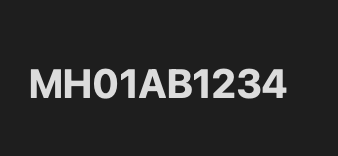
#> input picture plate.png, 338 x 156 px, given in place of the camera
$ python toll_gate.py
#> lines starting #> are read from the running program, lines starting #| are printed output that depends on the picture; after the words box and inside, x2 and y2 are one past the last pixel; in counts of white or black regions, pixels touching at a corner belong together
import cv2
import pytesseract
import time
import re
import os
import subprocess
import numpy as np
import platform

# ----------------------------
# PREDEFINED DATABASES
# ----------------------------

VALID_LICENSE = {
    "MH44AB4444", "DL55CD5555", "KA66EF6666",
    "TN77GH7777", "WB88JK8888", "UP44CR4444",
    "BR55MD5555", "MP66KG6666", "RJ77PN7777",
}

CRIMINAL_RECORDS = {"KA66EF6666", "UP44CR4444", "RJ77PN7777"}
TRAFFIC_VIOLATIONS = {"TN77GH7777", "BR55MD5555", "RJ77PN7777"}
INSURANCE_EXPIRED = {"WB88JK8888", "BR55MD5555", "MP66KG6666"}
PUC_INVALID = {"MP66KG6666"}
ACCIDENT_RECORDS = {"UP44CR4444", "RJ77PN7777"}

# ----------------------------
# DASHBOARD STATE
# ----------------------------

stats = {"total": 0, "approved": 0, "rejected": 0}

dashboard = {
    "plate": "-",
    "status": "-",
    "gate": "CLOSED"
}

# ----------------------------
# OS-DEPENDENT SOUND
# ----------------------------

OS_NAME = platform.system()

# [16 lines left out: function play_sound_async, not called in this run]

# ----------------------------
# CAMERA AUTO-DETECTION
# ----------------------------

def detect_cameras(max_index=5):
    cams = []
    for i in range(max_index):
        cap = cv2.VideoCapture(i)
        if cap.isOpened():
            cams.append(i)
            cap.release()
    return cams

AVAILABLE_CAMERAS = detect_cameras()
if not AVAILABLE_CAMERAS:
    print("❌ No cameras detected")
    exit()

current_camera_index = AVAILABLE_CAMERAS[0]
cap = cv2.VideoCapture(current_camera_index)

# [32 lines left out: functions switch_camera, check_vehicle, not called in this run]

def is_valid_plate(text):
    return re.match(r"^[A-Z]{2}[0-9]{2}[A-Z]{2}[0-9]{4}$", text) is not None

# ----------------------------
# TEXT WRAPPING (KEY FIX)
# ----------------------------

# [16 lines left out: function draw_wrapped_text, not called in this run]

# ----------------------------
# DASHBOARD (RIGHT PANEL)
# ----------------------------

DASHBOARD_WIDTH = 360

# [43 lines left out: function draw_dashboard, not called in this run]

# ----------------------------
# MAIN LOOP
# ----------------------------

last_plate = ""
last_time = 0
COOLDOWN_SECONDS = 3

while True:
    ret, frame = cap.read()
#> frame is the input picture: shape (156, 338, 3); min 30, max 220, mean 44
    if not ret:
        break

    h, w, _ = frame.shape
#> h = 156; w = 338
    canvas = np.zeros((h, w + DASHBOARD_WIDTH, 3), dtype=np.uint8)
    canvas[:, :w] = frame
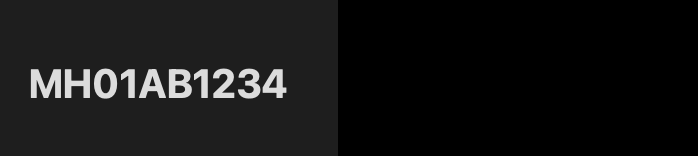
#> canvas: shape (156, 698, 3); min 0, max 220, mean 21.3

    x1, y1 = int(w * 0.25), int(h * 0.35)
#> x1 = 84; y1 = 54
    x2, y2 = int(w * 0.75), int(h * 0.65)
#> x2 = 253; y2 = 101
    roi = frame[y1:y2, x1:x2]
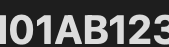
#> roi: shape (47, 169, 3); min 30, max 220, mean 90

    resized = cv2.resize(roi, None, fx=2.5, fy=2.5, interpolation=cv2.INTER_CUBIC)
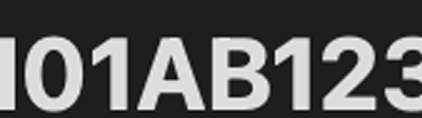
#> resized: shape (118, 422, 3); min 0, max 255, mean 89.7
    gray = cv2.cvtColor(resized, cv2.COLOR_BGR2GRAY)
    _, thresh = cv2.threshold(gray, 150, 255, cv2.THRESH_BINARY)
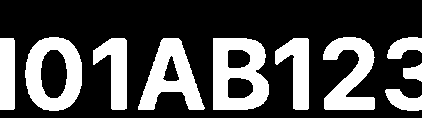
#> thresh: shape (118, 422); 30% white; 10 white regions, largest, box (x1, y1, x2, y2) and area: (213, 38, 269, 110) 2838, (25, 37, 82, 111) 2448, (138, 38, 205, 110) 2350

#> (the run stopped early here; a loop or call above may not have finished)
